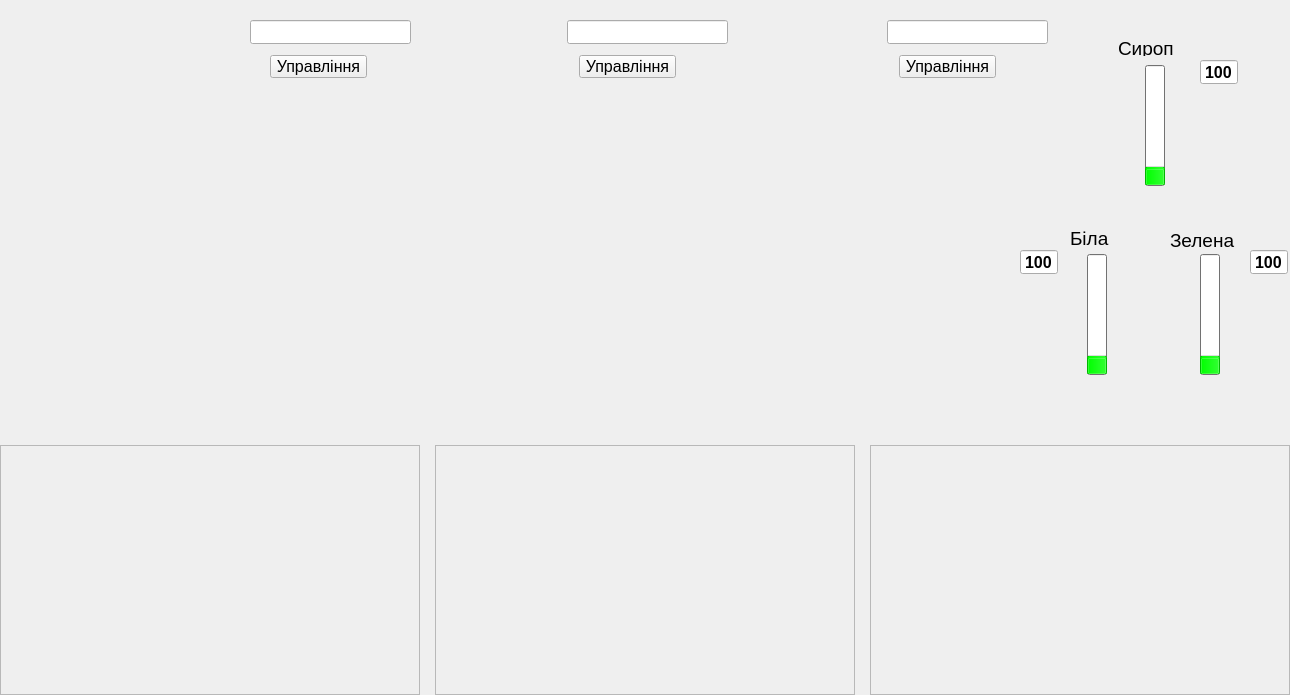
<?xml version="1.0" encoding="UTF-8"?>
<ui version="4.0">
 <class>mnemo</class>
 <widget class="QWidget" name="mnemo">
  <property name="geometry">
   <rect>
    <x>0</x>
    <y>0</y>
    <width>1290</width>
    <height>695</height>
   </rect>
  </property>
  <property name="sizePolicy">
   <sizepolicy hsizetype="Minimum" vsizetype="Minimum">
    <horstretch>0</horstretch>
    <verstretch>0</verstretch>
   </sizepolicy>
  </property>
  <property name="minimumSize">
   <size>
    <width>1215</width>
    <height>600</height>
   </size>
  </property>
  <property name="font">
   <font>
    <pointsize>12</pointsize>
   </font>
  </property>
  <property name="windowTitle">
   <string>mnemo</string>
  </property>
  <property name="styleSheet">
   <string notr="true"/>
  </property>
  <widget class="QFrame" name="frame_1">
   <property name="geometry">
    <rect>
     <x>0</x>
     <y>445</y>
     <width>420</width>
     <height>250</height>
    </rect>
   </property>
   <property name="frameShape">
    <enum>QFrame::StyledPanel</enum>
   </property>
   <property name="frameShadow">
    <enum>QFrame::Raised</enum>
   </property>
  </widget>
  <widget class="QFrame" name="frame_2">
   <property name="geometry">
    <rect>
     <x>435</x>
     <y>445</y>
     <width>420</width>
     <height>250</height>
    </rect>
   </property>
   <property name="frameShape">
    <enum>QFrame::StyledPanel</enum>
   </property>
   <property name="frameShadow">
    <enum>QFrame::Raised</enum>
   </property>
  </widget>
  <widget class="QFrame" name="frame_3">
   <property name="geometry">
    <rect>
     <x>870</x>
     <y>445</y>
     <width>420</width>
     <height>250</height>
    </rect>
   </property>
   <property name="frameShape">
    <enum>QFrame::StyledPanel</enum>
   </property>
   <property name="frameShadow">
    <enum>QFrame::Raised</enum>
   </property>
  </widget>
  <widget class="QWidget" name="wMnemo" native="true">
   <property name="geometry">
    <rect>
     <x>0</x>
     <y>0</y>
     <width>1290</width>
     <height>440</height>
    </rect>
   </property>
   <property name="styleSheet">
    <string notr="true">#wMnemo
{
	background-image: url(:/mnemo/mnemo.svg);
}</string>
   </property>
   <widget class="QFrame" name="ap_1">
    <property name="geometry">
     <rect>
      <x>101</x>
      <y>10</y>
      <width>270</width>
      <height>421</height>
     </rect>
    </property>
    <property name="frameShape">
     <enum>QFrame::NoFrame</enum>
    </property>
    <property name="frameShadow">
     <enum>QFrame::Raised</enum>
    </property>
   </widget>
   <widget class="QFrame" name="ap_2">
    <property name="geometry">
     <rect>
      <x>410</x>
      <y>10</y>
      <width>270</width>
      <height>421</height>
     </rect>
    </property>
    <property name="frameShape">
     <enum>QFrame::NoFrame</enum>
    </property>
    <property name="frameShadow">
     <enum>QFrame::Raised</enum>
    </property>
   </widget>
   <widget class="QFrame" name="ap_3">
    <property name="geometry">
     <rect>
      <x>730</x>
      <y>10</y>
      <width>270</width>
      <height>421</height>
     </rect>
    </property>
    <property name="frameShape">
     <enum>QFrame::NoFrame</enum>
    </property>
    <property name="frameShadow">
     <enum>QFrame::Raised</enum>
    </property>
   </widget>
   <widget class="QPushButton" name="bnCall_3">
    <property name="geometry">
     <rect>
      <x>899</x>
      <y>55</y>
      <width>97</width>
      <height>23</height>
     </rect>
    </property>
    <property name="text">
     <string>Управління</string>
    </property>
   </widget>
   <widget class="QPushButton" name="bnCall_1">
    <property name="geometry">
     <rect>
      <x>270</x>
      <y>55</y>
      <width>97</width>
      <height>23</height>
     </rect>
    </property>
    <property name="text">
     <string>Управління</string>
    </property>
   </widget>
   <widget class="QPushButton" name="bnCall_2">
    <property name="geometry">
     <rect>
      <x>579</x>
      <y>55</y>
      <width>97</width>
      <height>23</height>
     </rect>
    </property>
    <property name="text">
     <string>Управління</string>
    </property>
   </widget>
   <widget class="QLineEdit" name="le_State_3">
    <property name="geometry">
     <rect>
      <x>887</x>
      <y>20</y>
      <width>161</width>
      <height>24</height>
     </rect>
    </property>
    <property name="alignment">
     <set>Qt::AlignCenter</set>
    </property>
    <property name="readOnly">
     <bool>true</bool>
    </property>
   </widget>
   <widget class="QLineEdit" name="le_State_2">
    <property name="geometry">
     <rect>
      <x>567</x>
      <y>20</y>
      <width>161</width>
      <height>24</height>
     </rect>
    </property>
    <property name="alignment">
     <set>Qt::AlignCenter</set>
    </property>
    <property name="readOnly">
     <bool>true</bool>
    </property>
   </widget>
   <widget class="QLineEdit" name="le_State_1">
    <property name="geometry">
     <rect>
      <x>250</x>
      <y>20</y>
      <width>161</width>
      <height>24</height>
     </rect>
    </property>
    <property name="alignment">
     <set>Qt::AlignCenter</set>
    </property>
    <property name="readOnly">
     <bool>true</bool>
    </property>
   </widget>
   <widget class="QProgressBar" name="s_pV_02">
    <property name="geometry">
     <rect>
      <x>1087</x>
      <y>254</y>
      <width>20</width>
      <height>121</height>
     </rect>
    </property>
    <property name="palette">
     <palette>
      <active>
       <colorrole role="Base">
        <brush brushstyle="SolidPattern">
         <color alpha="255">
          <red>255</red>
          <green>255</green>
          <blue>255</blue>
         </color>
        </brush>
       </colorrole>
       <colorrole role="Window">
        <brush brushstyle="SolidPattern">
         <color alpha="255">
          <red>160</red>
          <green>160</green>
          <blue>160</blue>
         </color>
        </brush>
       </colorrole>
       <colorrole role="Highlight">
        <brush brushstyle="SolidPattern">
         <color alpha="255">
          <red>0</red>
          <green>255</green>
          <blue>0</blue>
         </color>
        </brush>
       </colorrole>
      </active>
      <inactive>
       <colorrole role="Base">
        <brush brushstyle="SolidPattern">
         <color alpha="255">
          <red>255</red>
          <green>255</green>
          <blue>255</blue>
         </color>
        </brush>
       </colorrole>
       <colorrole role="Window">
        <brush brushstyle="SolidPattern">
         <color alpha="255">
          <red>160</red>
          <green>160</green>
          <blue>160</blue>
         </color>
        </brush>
       </colorrole>
       <colorrole role="Highlight">
        <brush brushstyle="SolidPattern">
         <color alpha="255">
          <red>0</red>
          <green>255</green>
          <blue>0</blue>
         </color>
        </brush>
       </colorrole>
      </inactive>
      <disabled>
       <colorrole role="Base">
        <brush brushstyle="SolidPattern">
         <color alpha="255">
          <red>160</red>
          <green>160</green>
          <blue>160</blue>
         </color>
        </brush>
       </colorrole>
       <colorrole role="Window">
        <brush brushstyle="SolidPattern">
         <color alpha="255">
          <red>160</red>
          <green>160</green>
          <blue>160</blue>
         </color>
        </brush>
       </colorrole>
       <colorrole role="Highlight">
        <brush brushstyle="SolidPattern">
         <color alpha="255">
          <red>214</red>
          <green>213</green>
          <blue>211</blue>
         </color>
        </brush>
       </colorrole>
      </disabled>
     </palette>
    </property>
    <property name="toolTip">
     <string>Рівень у збірнику
нефільтр. соку 
контр. фільтрації</string>
    </property>
    <property name="maximum">
     <number>4000</number>
    </property>
    <property name="value">
     <number>500</number>
    </property>
    <property name="textVisible">
     <bool>false</bool>
    </property>
    <property name="orientation">
     <enum>Qt::Vertical</enum>
    </property>
    <property name="invertedAppearance">
     <bool>false</bool>
    </property>
   </widget>
   <widget class="QLineEdit" name="s_V_02">
    <property name="geometry">
     <rect>
      <x>1020</x>
      <y>250</y>
      <width>38</width>
      <height>24</height>
     </rect>
    </property>
    <property name="font">
     <font>
      <pointsize>12</pointsize>
      <weight>75</weight>
      <bold>true</bold>
     </font>
    </property>
    <property name="text">
     <string>100</string>
    </property>
    <property name="alignment">
     <set>Qt::AlignCenter</set>
    </property>
    <property name="readOnly">
     <bool>true</bool>
    </property>
   </widget>
   <widget class="QProgressBar" name="s_pV_03">
    <property name="geometry">
     <rect>
      <x>1200</x>
      <y>254</y>
      <width>20</width>
      <height>121</height>
     </rect>
    </property>
    <property name="palette">
     <palette>
      <active>
       <colorrole role="Base">
        <brush brushstyle="SolidPattern">
         <color alpha="255">
          <red>255</red>
          <green>255</green>
          <blue>255</blue>
         </color>
        </brush>
       </colorrole>
       <colorrole role="Window">
        <brush brushstyle="SolidPattern">
         <color alpha="255">
          <red>160</red>
          <green>160</green>
          <blue>160</blue>
         </color>
        </brush>
       </colorrole>
       <colorrole role="Highlight">
        <brush brushstyle="SolidPattern">
         <color alpha="255">
          <red>0</red>
          <green>255</green>
          <blue>0</blue>
         </color>
        </brush>
       </colorrole>
      </active>
      <inactive>
       <colorrole role="Base">
        <brush brushstyle="SolidPattern">
         <color alpha="255">
          <red>255</red>
          <green>255</green>
          <blue>255</blue>
         </color>
        </brush>
       </colorrole>
       <colorrole role="Window">
        <brush brushstyle="SolidPattern">
         <color alpha="255">
          <red>160</red>
          <green>160</green>
          <blue>160</blue>
         </color>
        </brush>
       </colorrole>
       <colorrole role="Highlight">
        <brush brushstyle="SolidPattern">
         <color alpha="255">
          <red>0</red>
          <green>255</green>
          <blue>0</blue>
         </color>
        </brush>
       </colorrole>
      </inactive>
      <disabled>
       <colorrole role="Base">
        <brush brushstyle="SolidPattern">
         <color alpha="255">
          <red>160</red>
          <green>160</green>
          <blue>160</blue>
         </color>
        </brush>
       </colorrole>
       <colorrole role="Window">
        <brush brushstyle="SolidPattern">
         <color alpha="255">
          <red>160</red>
          <green>160</green>
          <blue>160</blue>
         </color>
        </brush>
       </colorrole>
       <colorrole role="Highlight">
        <brush brushstyle="SolidPattern">
         <color alpha="255">
          <red>214</red>
          <green>213</green>
          <blue>211</blue>
         </color>
        </brush>
       </colorrole>
      </disabled>
     </palette>
    </property>
    <property name="toolTip">
     <string>Рівень у збірнику
нефільтр. соку 
контр. фільтрації</string>
    </property>
    <property name="maximum">
     <number>4000</number>
    </property>
    <property name="value">
     <number>500</number>
    </property>
    <property name="textVisible">
     <bool>false</bool>
    </property>
    <property name="orientation">
     <enum>Qt::Vertical</enum>
    </property>
    <property name="invertedAppearance">
     <bool>false</bool>
    </property>
   </widget>
   <widget class="QLineEdit" name="s_V_03">
    <property name="geometry">
     <rect>
      <x>1250</x>
      <y>250</y>
      <width>38</width>
      <height>24</height>
     </rect>
    </property>
    <property name="font">
     <font>
      <pointsize>12</pointsize>
      <weight>75</weight>
      <bold>true</bold>
     </font>
    </property>
    <property name="text">
     <string>100</string>
    </property>
    <property name="alignment">
     <set>Qt::AlignCenter</set>
    </property>
    <property name="readOnly">
     <bool>true</bool>
    </property>
   </widget>
   <widget class="QLineEdit" name="s_V_01">
    <property name="geometry">
     <rect>
      <x>1200</x>
      <y>60</y>
      <width>38</width>
      <height>24</height>
     </rect>
    </property>
    <property name="font">
     <font>
      <pointsize>12</pointsize>
      <weight>75</weight>
      <bold>true</bold>
     </font>
    </property>
    <property name="text">
     <string>100</string>
    </property>
    <property name="alignment">
     <set>Qt::AlignCenter</set>
    </property>
    <property name="readOnly">
     <bool>true</bool>
    </property>
   </widget>
   <widget class="QProgressBar" name="s_pV_01">
    <property name="geometry">
     <rect>
      <x>1145</x>
      <y>65</y>
      <width>20</width>
      <height>121</height>
     </rect>
    </property>
    <property name="palette">
     <palette>
      <active>
       <colorrole role="Base">
        <brush brushstyle="SolidPattern">
         <color alpha="255">
          <red>255</red>
          <green>255</green>
          <blue>255</blue>
         </color>
        </brush>
       </colorrole>
       <colorrole role="Window">
        <brush brushstyle="SolidPattern">
         <color alpha="255">
          <red>160</red>
          <green>160</green>
          <blue>160</blue>
         </color>
        </brush>
       </colorrole>
       <colorrole role="Highlight">
        <brush brushstyle="SolidPattern">
         <color alpha="255">
          <red>0</red>
          <green>255</green>
          <blue>0</blue>
         </color>
        </brush>
       </colorrole>
      </active>
      <inactive>
       <colorrole role="Base">
        <brush brushstyle="SolidPattern">
         <color alpha="255">
          <red>255</red>
          <green>255</green>
          <blue>255</blue>
         </color>
        </brush>
       </colorrole>
       <colorrole role="Window">
        <brush brushstyle="SolidPattern">
         <color alpha="255">
          <red>160</red>
          <green>160</green>
          <blue>160</blue>
         </color>
        </brush>
       </colorrole>
       <colorrole role="Highlight">
        <brush brushstyle="SolidPattern">
         <color alpha="255">
          <red>0</red>
          <green>255</green>
          <blue>0</blue>
         </color>
        </brush>
       </colorrole>
      </inactive>
      <disabled>
       <colorrole role="Base">
        <brush brushstyle="SolidPattern">
         <color alpha="255">
          <red>160</red>
          <green>160</green>
          <blue>160</blue>
         </color>
        </brush>
       </colorrole>
       <colorrole role="Window">
        <brush brushstyle="SolidPattern">
         <color alpha="255">
          <red>160</red>
          <green>160</green>
          <blue>160</blue>
         </color>
        </brush>
       </colorrole>
       <colorrole role="Highlight">
        <brush brushstyle="SolidPattern">
         <color alpha="255">
          <red>214</red>
          <green>213</green>
          <blue>211</blue>
         </color>
        </brush>
       </colorrole>
      </disabled>
     </palette>
    </property>
    <property name="toolTip">
     <string>Рівень у збірнику
нефільтр. соку 
контр. фільтрації</string>
    </property>
    <property name="maximum">
     <number>4000</number>
    </property>
    <property name="value">
     <number>500</number>
    </property>
    <property name="textVisible">
     <bool>false</bool>
    </property>
    <property name="orientation">
     <enum>Qt::Vertical</enum>
    </property>
    <property name="invertedAppearance">
     <bool>false</bool>
    </property>
   </widget>
   <widget class="QLabel" name="label">
    <property name="geometry">
     <rect>
      <x>1118</x>
      <y>40</y>
      <width>71</width>
      <height>16</height>
     </rect>
    </property>
    <property name="font">
     <font>
      <pointsize>14</pointsize>
     </font>
    </property>
    <property name="text">
     <string>Сироп</string>
    </property>
   </widget>
   <widget class="QLabel" name="label_2">
    <property name="geometry">
     <rect>
      <x>1070</x>
      <y>230</y>
      <width>51</width>
      <height>16</height>
     </rect>
    </property>
    <property name="font">
     <font>
      <pointsize>14</pointsize>
     </font>
    </property>
    <property name="text">
     <string>Біла</string>
    </property>
   </widget>
   <widget class="QLabel" name="label_3">
    <property name="geometry">
     <rect>
      <x>1170</x>
      <y>230</y>
      <width>81</width>
      <height>20</height>
     </rect>
    </property>
    <property name="font">
     <font>
      <pointsize>14</pointsize>
     </font>
    </property>
    <property name="text">
     <string>Зелена</string>
    </property>
   </widget>
  </widget>
 </widget>
 <resources>
  <include location="mnemo/mnemo.qrc"/>
 </resources>
 <connections/>
</ui>
